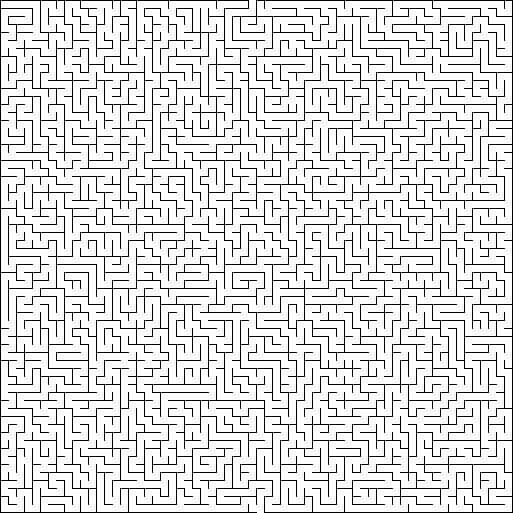
#> input picture maze-alpha/MAZE_0.png, 1026 x 1026 px (shown at 1/2 size)
$ python maze_agent.py
#> lines starting #> are read from the running program, lines starting #| are printed output that depends on the picture; after the words box and inside, x2 and y2 are one past the last pixel; in counts of white or black regions, pixels touching at a corner belong together
### imageToMaze.py
import numpy as np
from PIL import Image

HAZARD_DATA = {
    "maze-alpha": {
        # Correct V-group fire structure in 64-grid
        "v_groups": [
            {"pivot": (7,  8),  "arms": [(6,9),(5,10),(4,11),(8,9),(9,10),(10,11)]},
            {"pivot": (8,  34), "arms": [(7,33),(6,32),(5,31),(9,33),(10,32),(11,31)]},
            {"pivot": (31, 24), "arms": [(32,23),(33,22),(34,21),(32,25),(33,26),(34,27)]},
            {"pivot": (50, 45), "arms": [(49,44),(48,43),(47,42),(49,46),(48,47),(47,48)]},
            {"pivot": (0,  61), "arms": [(1,60),(2,59),(3,58),(1,62),(2,63)]},
        ],
        "teleports": {
            # green pair: green star <-> green dot
            (23, 111): (71, 63),
            (71, 63):  (23, 111),
            # purple pair: purple star <-> purple dot
            (109, 53): (93, 19),
            (93, 19):  (109, 53),
            # orange pair: orange star <-> orange dot
            (15, 61):  (119, 111),
            (119, 111): (15, 61),
        },
        "confusion": [(5, 35), (37, 33), (79, 57)],
        "fire_pivots": [
                (15, 25),   # Pivot 1
                (55, 12),   # Pivot 2
                (110, 85),  # Pivot 3
                (40, 90)    # Pivot 4
        ]
    },
    "maze-beta": {
        "teleports": {
            # Green pair: Top Edge <-> Bottom Right
            (1, 53): (95, 121),
            (95, 121): (1, 53),

            # Red pair: Top Left <-> Bottom Right
            (25, 23): (121, 109),
            (121, 109): (25, 23),

            # Purple pair: Middle Left <-> Top Right
            (63, 21): (27, 125),
            (27, 125): (63, 21),

            # Gold/Orange pair: Bottom Left <-> Center
            (121, 5): (65, 63),
            (65, 63): (121, 5),
        },
        "confusion": [(5, 9), (9, 105), (87, 27), (91, 101)],
        "fire_pivots": [
            (11, 63),
            (53, 31),
            (55, 95),
            (105, 12),
            (119, 105)
        ],
        "v_groups": [
            {"pivot": (33, 7),  "arms": [(32, 6), (31, 5), (30, 4), (34, 6), (35, 5), (36, 4)]},
            {"pivot": (44, 22), "arms": [(43, 21), (42, 20), (41, 19), (45, 21), (46, 20), (47, 19)]},
            {"pivot": (19, 21), "arms": [(18, 22), (17, 23), (16, 24), (20, 22), (21, 23), (22, 24)]},
            {"pivot": (0,  30), "arms": [(1, 29), (2, 28), (3, 27)]},
            {"pivot": (31, 31), "arms": [(30, 30), (29, 29), (28, 28), (30, 32), (29, 33), (28, 34)]},
            {"pivot": (49, 36), "arms": [(50, 35), (51, 34), (52, 33), (50, 37), (51, 38), (52, 39)]},
            {"pivot": (37, 52), "arms": [(36, 51), (35, 50), (34, 49), (36, 53), (35, 54), (34, 55)]},
            {"pivot": (16, 58), "arms": [(15, 59), (14, 60), (13, 61), (17, 59), (18, 60), (19, 61)]},
        ],
    },
    "maze-gamma": {
        "teleports": {
            # Pink/Red pair: Top Right <-> Upper Left-Mid
            (3, 125): (27, 41),
            (27, 41): (3, 125),

            # Green pair: Upper Right-Mid <-> Lower Right-Mid
            (25, 105): (53, 103),
            (53, 103): (25, 105),

            # Yellow pair: Mid Left <-> Mid Right
            (77, 9): (69, 95),
            (69, 95): (77, 9),

            # Purple pair: Bottom Left Corner <-> Bottom Mid-Right
            (127, 1): (113, 91),
            (113, 91): (127, 1),
        },
        "confusion": [
            (23, 21),  # Top Left
            (21, 105),  # Top Right
            (53, 13),  # Mid Left
            (105, 69)  # Bottom Mid
        ],
        "blue_traps": [
            (21, 55),  # Top Mid (Up)
            (33, 21),  # Mid Left (Up)
            (99, 17),  # Bottom Left (Up)
            (27, 77),  # Top Right-Mid (Left)
            (47, 67),  # Center (Left)
            (99, 111)  # Bottom Right (Left)
        ],
        "fire_pivots": [
            (13, 19),
            (19, 109),
            (47, 65),
            (61, 23),
            (73, 111),
            (101, 71),
            (117, 33),
            (113, 103)
        ],
    }
}

def _find_border_openings(black_border_line):
    """Return contiguous open runs (inclusive start/end) along one image border."""
    open_mask = ~black_border_line
    openings = []
    i = 0
    n = len(open_mask)
    while i < n:
        if open_mask[i]:
            start = i
            while i + 1 < n and open_mask[i + 1]:
                i += 1
            end = i
            openings.append((start, end))
        i += 1
    return openings


def _nearest_cell_index(pixel_midpoint, maze_cells, step):
    """Map a border opening midpoint in image pixels to the nearest logical maze cell."""
    centers = np.array([1 + c * step + step // 2 for c in range(maze_cells)])
    return int(np.argmin(np.abs(centers - pixel_midpoint)))


def convert_image(image_path, output_path, maze_cells=64, threshold=128):
    """
    Output values:
    0 = open path
    1 = wall
    2 = entrance/start
    3 = exit/goal
    """
#> called with image_path = 'maze-alpha/MAZE_0.png', output_path = 'maze-alpha/training.txt', maze_cells = 64, threshold = 128
    try:
        img = Image.open(image_path).convert("L")
#> img: PIL image 1026x1026 L; 87.2% white; black in thin lines or dots
    except FileNotFoundError:
        print("File not found. Check the image path.")
        return

    pixelate = np.array(img)
    black = pixelate < threshold
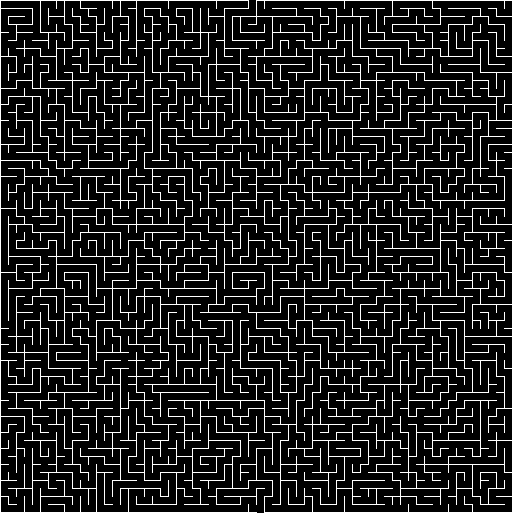
#> black: shape (1026, 1026) bool (shown at 1/2 size); 12.8% white in thin lines or dots

    height, width = black.shape
#> height = 1026; width = 1026
    if height != width:
        raise ValueError("Maze image must be square.")
    if (height - 2) % maze_cells != 0:
        raise ValueError(
            f"Image size {height} is not compatible with a {maze_cells}x{maze_cells} maze."
        )

    step = (height - 2) // maze_cells
#> step = 16
    grid_size = 2 * maze_cells + 1
    maze_grid = np.ones((grid_size, grid_size), dtype=int)

    # Open all logical cell centers.
    for r in range(maze_cells):
        for c in range(maze_cells):
            maze_grid[2 * r + 1, 2 * c + 1] = 0

    # Detect RIGHT openings between neighboring cells.
    for r in range(maze_cells):
        y_center = 1 + r * step + step // 2
        for c in range(maze_cells - 1):
            x_boundary = (c + 1) * step
            sample = black[max(0, y_center - 4): min(height, y_center + 5),
                           x_boundary: min(width, x_boundary + 2)]
            if sample.size and sample.mean() < 0.5:
                maze_grid[2 * r + 1, 2 * c + 2] = 0
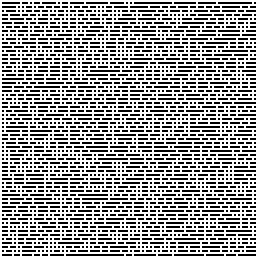
#> maze_grid: shape (129, 129) int64 (shown 2 times larger); values 0 (black) and 1 (white), 62.8% white; black in thin lines or dots

    # Detect DOWN openings between neighboring cells.
    for r in range(maze_cells - 1):
        y_boundary = (r + 1) * step
        for c in range(maze_cells):
            x_center = 1 + c * step + step // 2
            sample = black[y_boundary: min(height, y_boundary + 2),
                           max(0, x_center - 4): min(width, x_center + 5)]
            if sample.size and sample.mean() < 0.5:
                maze_grid[2 * r + 2, 2 * c + 1] = 0
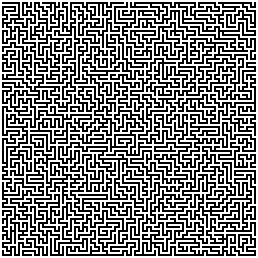
#> maze_grid: shape (129, 129) int64 (shown 2 times larger); values 0 (black) and 1 (white), 50.8% white; black in thin lines or dots

    # Detect actual border openings from the image and use them as start/goal.
    border_candidates = []

    # Top edge
    for start, end in _find_border_openings(black[0, :]):
#> in _find_border_openings, `i = 0`: i = 0
#> in _find_border_openings, `n = len(open_mask)`: n = 1026
        mid = (start + end) / 2
        c = _nearest_cell_index(mid, maze_cells, step)
        border_candidates.append(((0, 2 * c + 1), ('top', start, end, c)))
#> this loop made 1 pass
#> after the loop, border_candidates = [((0, 63), ('top', 498, 511, 31))]

    # Bottom edge
    for start, end in _find_border_openings(black[-1, :]):
        mid = (start + end) / 2
        c = _nearest_cell_index(mid, maze_cells, step)
        border_candidates.append(((grid_size - 1, 2 * c + 1), ('bottom', start, end, c)))
#> this loop made 1 pass
#> (start, end, mid, c) on pass 1: (514, 527, 520.5, 32)
#> after the loop, border_candidates = [((0, 63), ('top', 498, 511, 31)), ((128, 65), ('bottom', 514, 527, 32))]

    # Left edge
    for start, end in _find_border_openings(black[:, 0]):
        mid = (start + end) / 2
        r = _nearest_cell_index(mid, maze_cells, step)
        border_candidates.append(((2 * r + 1, 0), ('left', start, end, r)))
#> this loop made 0 passes

    # Right edge
    for start, end in _find_border_openings(black[:, -1]):
        mid = (start + end) / 2
        r = _nearest_cell_index(mid, maze_cells, step)
        border_candidates.append(((2 * r + 1, grid_size - 1), ('right', start, end, r)))

    if len(border_candidates) < 2:
        raise ValueError("Could not find at least two border openings in the maze image.")

    # Keep a stable order that matches how people visually read the maze.
    edge_order = {'top': 0, 'bottom': 1, 'left': 2, 'right': 3}
#> edge_order = {'top': 0, 'bottom': 1, 'left': 2, 'right': 3}
    border_candidates.sort(key=lambda item: (edge_order[item[1][0]], item[1][1]))

    start_pos, start_info = border_candidates[0]
#> start_pos = (0, 63); start_info = ('top', 498, 511, 31)
    goal_pos, goal_info = border_candidates[-1]
#> goal_pos = (128, 65); goal_info = ('bottom', 514, 527, 32)

    # Open the entrance/exit boundary tiles before labeling them.
    maze_grid[start_pos] = 2
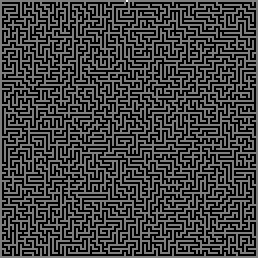
#> maze_grid: shape (129, 129) int64 (shown 2 times larger); 0.01% of pixels changed, all inside (x1, y1, x2, y2) = (63, 0, 64, 1); drawn with min black and max white
    maze_grid[goal_pos] = 3
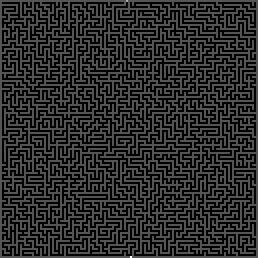
#> maze_grid: shape (129, 129) int64 (shown 2 times larger); 0.01% of pixels changed, all inside (x1, y1, x2, y2) = (65, 128, 66, 129); drawn with min black and max white

    np.savetxt(output_path, maze_grid, fmt="%d", delimiter=" ")
    print(f"Success! Converted '{image_path}' to '{output_path}'.")
    print(f"Grid shape: {maze_grid.shape}")
#| Grid shape: (129, 129)
    print(f"Start detected at {start_pos} from {start_info[0]} border pixels {start_info[1]}-{start_info[2]}")
#| Start detected at (0, 63) from top border pixels 498-511
    print(f"Goal detected at  {goal_pos} from {goal_info[0]} border pixels {goal_info[1]}-{goal_info[2]}")
#| Goal detected at  (128, 65) from bottom border pixels 514-527
    print("1 = wall, 0 = open path, 2 = start, 3 = goal")
    return start_pos, goal_pos;

def get_start_goal(maze_folder):
    """
    Detect start and goal positions for a given maze folder.
    Converts from 129x129 grid coordinates to 64x64 cell coordinates.
    Returns:
        (start_64, goal_64) as (x, y) tuples in the 64x64 grid.
    """
    result = convert_image(
        f"{maze_folder}/MAZE_0.png",
        f"{maze_folder}/training.txt"
    )
#> result = ((0, 63), (128, 65))
    if result is None:
        raise Exception(f"Could not detect start/goal for {maze_folder}")

    bottom_pos, top_pos = result
#> bottom_pos = (0, 63); top_pos = (128, 65)

    def to_64(pos):
#> called with pos = (128, 65)
        row, col = pos[0], pos[1]
#> row = 128; col = 65
        x = min(63, max(0, col//2))
#> x = 32
        y = min(63, max(0, row//2))
#> y = 63
        return(x,y)

    # convert from 129x129 (row, col) to 64x64 (x, y)
    start_64 = to_64(top_pos)
#> start_64 = (32, 63)
    goal_64  = to_64(bottom_pos)
#> goal_64 = (31, 0)

    return start_64, goal_64

# [48 lines left out: function extract_hazards, not called in this run]

# [8 lines that do not run on import are left out]

### maze_agent.py
"""
Q-Learning Maze Agent


METHOD: Q-Learning (Reinforcement Learning)

Choice rationale:
  1. ROTATING HAZARDS: Death pits rotate 90° each episode. A static
     planner (A*) would re-enter pits after each rotation cycle. Q-Learning
     builds a per-(cell, rotation) penalty that persists across episodes,
     letting the agent avoid dangerous cells regardless of which rotation
     is active — without being told the rotation schedule.
  2. DYNA-Q EFFICIENCY: The full wall graph is known from image parsing,
     so a BFS distance map seeds the navigation heuristic. This gives a
     near-optimal baseline, while Q-values correct for hazards.
  3. SAMPLE EFFICIENCY: One death at a cell → immediate Q-penalty →
     the agent reroutes within the same episode. Convergence is fast
     because the maze is small (4096 cells) and hazards are sparse (34
     death pit cells per rotation out of ~2200 navigable cells, ~1.5%).
"""

import sys, random, time, json
import numpy as np
from collections import defaultdict
from enum import Enum
from typing import List, Tuple, Optional
from imageToMaze import HAZARD_DATA, get_start_goal

# environment constants
class Action(Enum):
    MOVE_UP=0; MOVE_DOWN=1; MOVE_LEFT=2; MOVE_RIGHT=3; WAIT=4

class TurnResult:
    # [5 lines left out: function __init__, not called in this run]

GRID   = 64
maze_folder = "maze-alpha"
START, GOAL = get_start_goal(maze_folder)
#> START = (32, 63); GOAL = (31, 0)

# --- FIRE ROTATION LOGIC ---
# Use same fire pattern for both mazes
V_GROUPS = [
    {'pivot':(7,8),  'arms':[(6,9),(5,10),(4,11),(8,9),(9,10),(10,11)]},
    {'pivot':(8,34), 'arms':[(7,33),(6,32),(5,31),(9,33),(10,32),(11,31)]},
    {'pivot':(31,24),'arms':[(32,23),(33,22),(34,21),(32,25),(33,26),(34,27)]},
    {'pivot':(50,45),'arms':[(49,44),(48,43),(47,42),(49,46),(48,47),(47,48)]},
    {'pivot':(0,61), 'arms':[(1,60),(2,59),(3,58),(1,62),(2,63)]},
]


def _rot90(cells, piv):
    px,py=piv; return [(px-(cy-py),py+(cx-px)) for cx,cy in cells]

# [31 lines left out: functions _get_pits, build_dynamic_fires, not called in this run]

_DELTA  = {Action.MOVE_UP:(0,-1),Action.MOVE_DOWN:(0,1),
           Action.MOVE_LEFT:(-1,0),Action.MOVE_RIGHT:(1,0),Action.WAIT:(0,0)}
_INVERT = {Action.MOVE_UP:Action.MOVE_DOWN,Action.MOVE_DOWN:Action.MOVE_UP,
           Action.MOVE_LEFT:Action.MOVE_RIGHT,Action.MOVE_RIGHT:Action.MOVE_LEFT,
           Action.WAIT:Action.WAIT}


# environmnent
class MazeEnvironment:
    # [88 lines left out: functions __init__, reset, step, get_episode_stats, not called in this run]

    @property
    def episode_index(self):
        return self._ep

ALPHA = 0.20;
GAMMA = 0.95;
EPSILON_START = 0.35;
EPSILON_MIN = 0.02;
EPSILON_DECAY = 0.80
PIT_PENALTY = -100.0;
GOAL_REWARD = 500.0;
STEP_PENALTY = -1.0;
WALL_PENALTY = -5.0

_DIRS = [Action.MOVE_UP, Action.MOVE_DOWN, Action.MOVE_LEFT, Action.MOVE_RIGHT, Action.WAIT]


class QLearningAgent:
    # [35 lines left out: functions __init__, reset_episode, not called in this run]

    # Helper function to grab the current space-time state
    def _get_state(self, pos, turn):
        return (pos, (turn // 5) % 4)

    # [177 lines left out: functions plan_turn, _process, _q, _pack, _pick, run_episode and 2 more, not called in this run]

if __name__=='__main__':
    import os
    random.seed(42); np.random.seed(42)
    here = os.path.dirname(os.path.abspath(__file__))
#> (the run stopped early here; a loop or call above may not have finished)

$ run again, on maze-alpha/MAZE_2.png
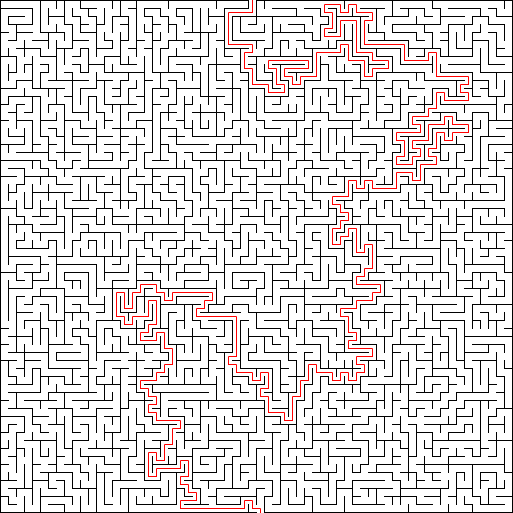
#> input picture maze-alpha/MAZE_2.png, 1026 x 1026 px, given in place of MAZE_0.png, which was not available (shown at 1/2 size)
#> in convert_image, `img = Image.open(image_path).convert("L")`:
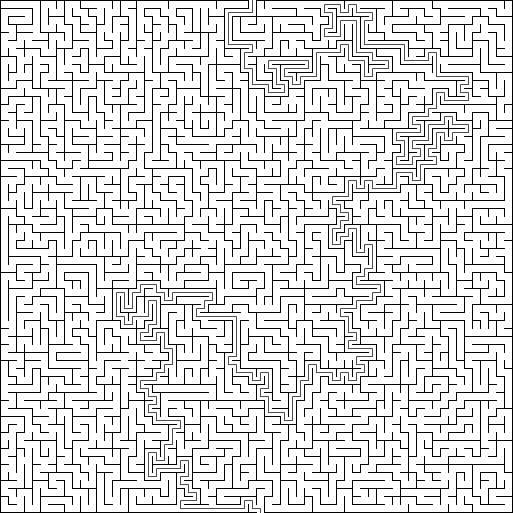
#> img: PIL image 1026x1026 L (shown at 1/2 size); min 0, max 255, mean 220
#> in convert_image, `black = pixelate < threshold`:
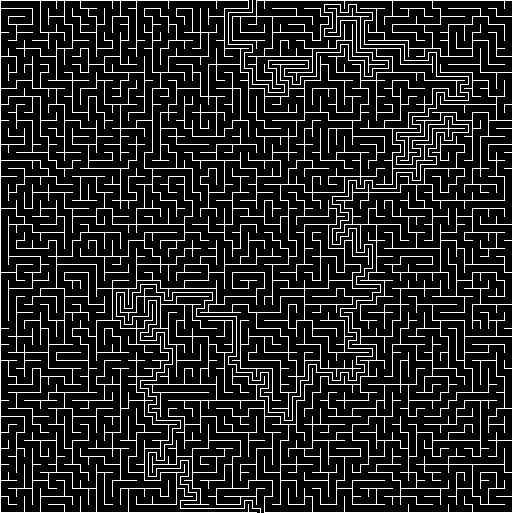
#> black: shape (1026, 1026) bool (shown at 1/2 size); 14.1% white in thin lines or dots
#> i = 0
#> n = 1026
#> the loop in convert_image, `for start, end in _find_border_openings(black[0, :]):` made 2 passes
#> (start, end, mid, c) on passes 1 to 2: (498, 503, 500.5, 31), (506, 511, 508.5, 31)
#> after the loop in convert_image, `for start, end in _find_border_openings(black[0, :]):`: border_candidates = [((0, 63), ('top', 498, 503, 31)), ((0, 63), ('top', 506, 511, 31))]
#> the loop in convert_image, `for start, end in _find_border_openings(black[-1, :]):` made 2 passes
#> (start, end, mid, c) on passes 1 to 2: (514, 519, 516.5, 32), (522, 527, 524.5, 32)
#> after the loop in convert_image, `for start, end in _find_border_openings(black[-1, :]):`: border_candidates = [((0, 63), ('top', 498, 503, 31)), ((0, 63), ('top', 506, 511, 31)), ((128, 65), ('bottom', 514, 519, 32)), ((128, 65), ('bottom', 522, 527, 32))]
#> edge_order = {'top': 0, 'bottom': 1, 'left': 2, 'right': 3}
#> start_pos = (0, 63); start_info = ('top', 498, 503, 31)
#> goal_pos = (128, 65); goal_info = ('bottom', 522, 527, 32)
#| Grid shape: (129, 129)
#| Start detected at (0, 63) from top border pixels 498-503
#| Goal detected at  (128, 65) from bottom border pixels 522-527
#> result = ((0, 63), (128, 65))
#> bottom_pos = (0, 63); top_pos = (128, 65)
#> row = 128; col = 65
#> x = 32
#> y = 63
#> start_64 = (32, 63)
#> goal_64 = (31, 0)
#> START = (32, 63); GOAL = (31, 0)
